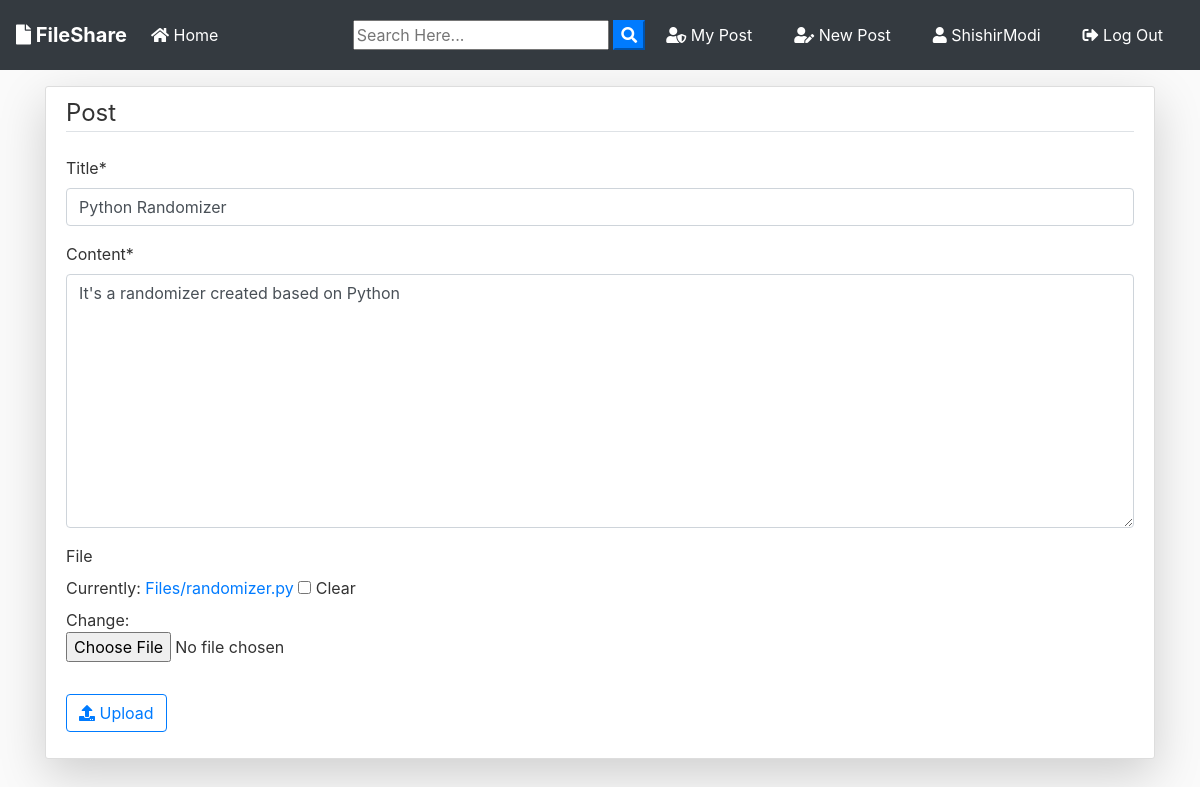
The app's page /post/16/update/ (signed in) with its own data.
### blog/models.py (models this page shows, shortened)
class Post(models.Model):
	title = models.CharField(max_length=100)
	file = models.FileField(null=True,blank=True,upload_to='Files')
	content = models.TextField()
	date_posted = models.DateTimeField(default=timezone.now)
	author = models.ForeignKey(User, on_delete=models.CASCADE)

### blog/views.py (the view, shortened to what this page needs)
# urls.py: path('post/<int:pk>/update/', PostUpdateView.as_view(), name='post-update'),
class PostUpdateView(LoginRequiredMixin, UserPassesTestMixin, UpdateView):
    model = Post
    template_name = 'blog/post_form.html'
    fields = ['title', 'content', 'file']
    def test_func(self):
        post = self.get_object()
        if self.request.user == post.author:
            return True
        return False

### blog/templates/blog/post_form.html (shortened to what this page needs)
{% extends "blog/base.html" %}
{% load crispy_forms_tags %}
{% block content %}
    <div class="content-section pt-2 mt-3 shadow-lg"  >
          <form action="" method="POST" enctype="multipart/form-data">
              <fieldset class="form-group">
                    <legend class="border-bottom mb-4">
                        Post
                    </legend>
                    {{ form|crispy }}
              </fieldset>
              <div class="form-group">
                  <button class="btn btn-outline-primary" type="submit"><i class="fas fa-upload"></i> Upload</button>
              </div>
          </form>
      </div>
{% endblock content %}

### blog/templates/blog/base.html (shortened to what this page needs)
{% load static %}
<!doctype html>
<html lang="en">
  <head>
    <link rel="stylesheet" href="https://stackpath.bootstrapcdn.com/bootstrap/4.3.1/css/bootstrap.min.css">
    <link rel="stylesheet" href="https://use.fontawesome.com/releases/v5.8.1/css/all.css" >
    <link rel="stylesheet" href="{% static 'blog/main.css' %}">
</head>
  <body>
        <nav class="navbar navbar-expand-lg navbar-dark bg-dark">
                <a class="navbar-brand font-weight-bold" href="{% url 'blog-home' %}"><i class="fas fa-file"></i> FileShare</a>
                <div class="collapse navbar-collapse" id="navbarSupportedContent">
                  <ul class="navbar-nav mr-auto">
                    <li class="nav-item active">
                      <a class="nav-link" href="{% url 'blog-home' %}"><i class="fas fa-home"></i> Home <span class="sr-only">(current)</span></a>
                    </li>
                  </ul>
                  <form id="searchform" action="{% url 'search' %}" method="get">
                    <input type="text" name="q" type="text" value="{{ request.GET.q }}" placeholder="Search Here..." />
                    <button type="button" onclick="searchform.submit()" class=" text-white my-color btn-primary"><i class="fa fa-search"></i></button>
                </form>
                    {% if user.is_authenticated %}
                    <a href="{% url 'user-posts' user %}" class="btn text-white m-2"><i class="fas fa-user-shield"></i> My Post</a>
                    <a href="{% url 'post-create' %} " class="btn text-white m-2"><i class="fas fa-user-edit"></i> New Post</a>
                    <a href="{% url 'profile' %} " class="btn text-white m-2"><i class="fas fa-user"></i> {{ user.username }}</a>
                    <a href="{% url 'logout' %} " class="btn text-white m-2"><i class="fas fa-sign-out-alt"></i> Log Out</a>
                    {% else %}
                    <a href="{% url 'login' %} " class="btn text-white m-2"><i class="fas fa-user-tie"></i> Log In</a>
                    <a href="{% url 'register' %} " class="btn text-white m-2"> <i class="fas fa-sign-in-alt"></i> Sign Up</a>
                    {% endif %}
                </div>
              </nav>
      <div class="container my-bg">
    {% block content %}
    {% endblock  %}
</div>
  </body>
</html>

### blog/static/blog/main.css (style rules this page uses)
body { background: #fafafa; color: #333333; margin-top: 0; }
ul { margin: 0; }
.content-section { background: #ffffff; padding: 10px 20px; border: 1px solid #dddddd; border-radius: 3px; margin-bottom: 20px; }

### records on screen
Post: title "Python Randomizer", content "It's a randomizer created based on Python"

### other values on screen
{{ user.username }} "ShishirModi"
